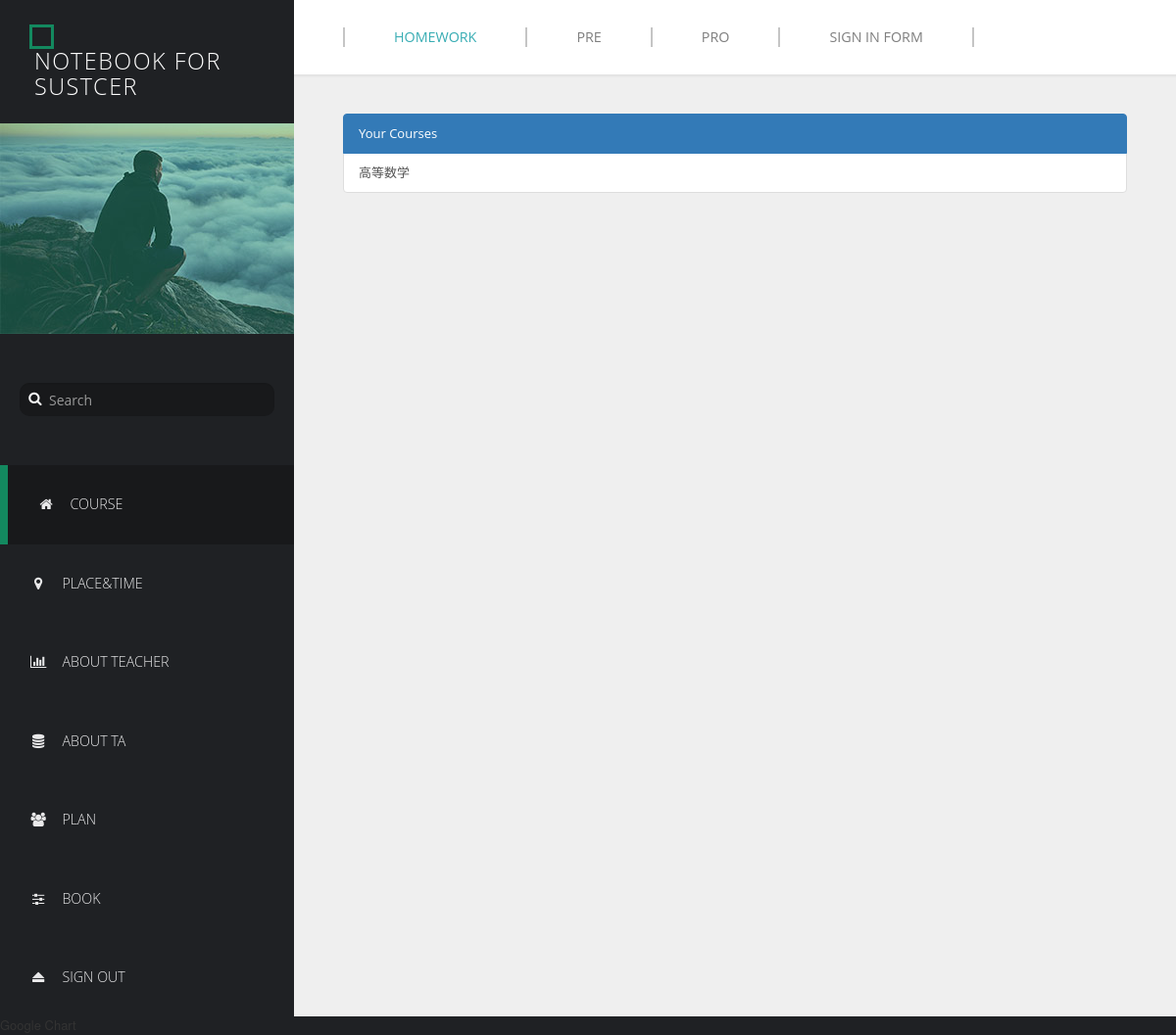
Before: / with the older database file.
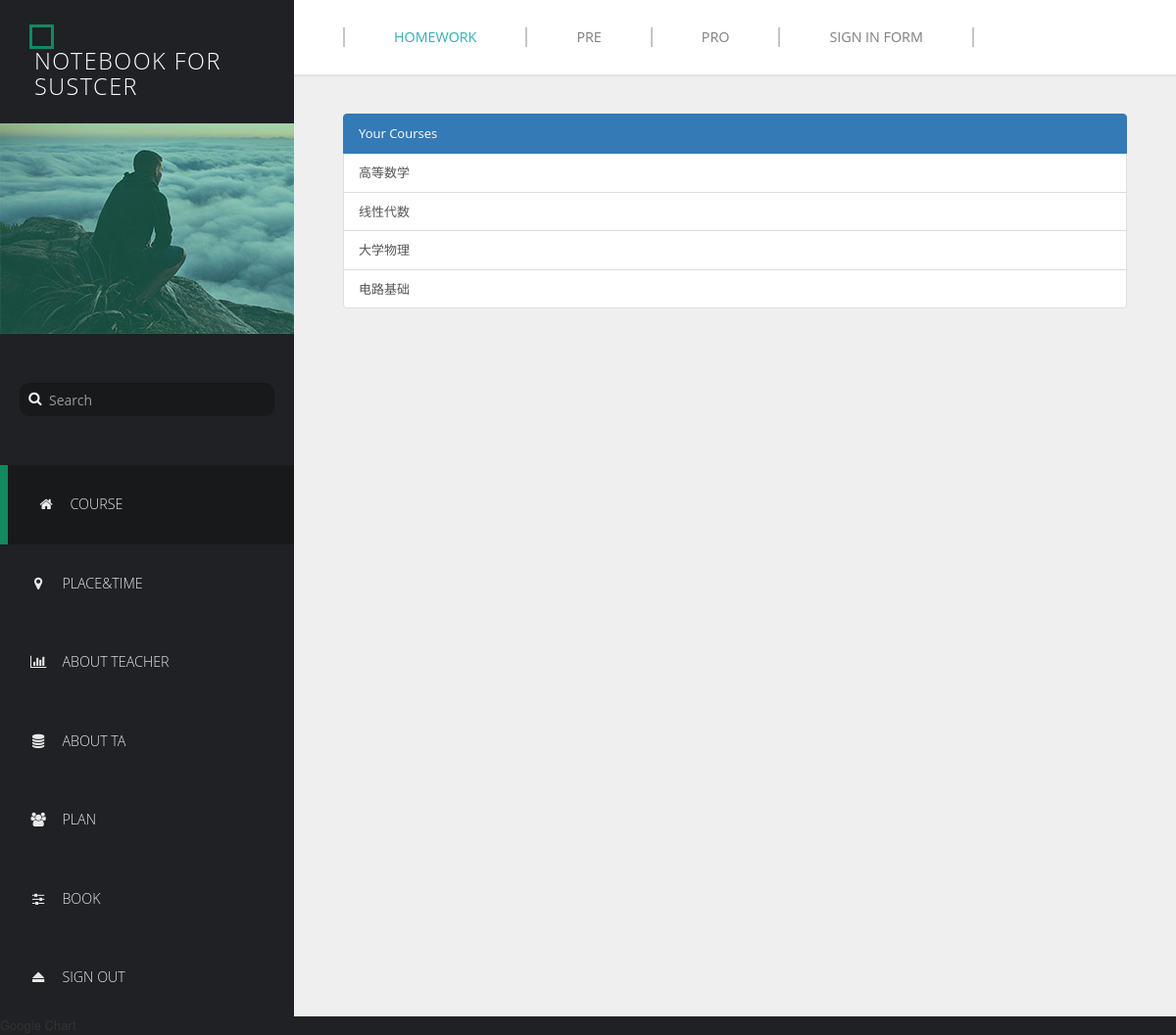
After: the same page with the newer database file.
### course/models.py (models this page shows, shortened)
class Course(models.Model):
    title = models.CharField(max_length=50, null=True)
    homework = models.ManyToManyField(Homework)

### course/views.py (the view)
# urls.py: 2. Add a URL to urlpatterns:  url(r'^$', views.home, name='home')
def home(request):
    course_list = Course.objects.all()
    return render(request, 'home.html', {'course_list': course_list})

### template/home.html
{% extends "base.html" %}
{% block content %}
<div class="list-group">
  <a href="#" class="list-group-item active">
    Your Courses
  </a>
  {% for course in course_list %}
        <a href="{% url 'course' %}" class="list-group-item">{{ course.title }}</a>
  {% endfor %}
</div>
{% endblock %}

### template/base.html (shortened to what this page needs)
{% load staticfiles %}
<!DOCTYPE html>
<html lang="en">
  <head>
    <link href="{% static 'seeu/css/font-awesome.min.css' %}" rel="stylesheet">
    <link href="{% static 'seeu/css/bootstrap.min.css' %}" rel="stylesheet">
    <link href="{% static 'seeu/css/templatemo-style.css' %}" rel="stylesheet">
  </head>
  <body>
    <div class="templatemo-flex-row">
      <div class="templatemo-sidebar">
        <header class="templatemo-site-header">
          <div class="square"></div>
          <h1>NoteBook For SUSTCER</h1>
        </header>
        <div class="profile-photo-container">
          <img src="{% static 'seeu/images/profile-photo.jpg' %}" alt="Profile Photo" class="img-responsive">
          <div class="profile-photo-overlay"></div>
        </div>
        <form class="templatemo-search-form" role="search">
          <div class="input-group">
              <button type="submit" class="fa fa-search"></button>
              <input type="text" class="form-control" placeholder="Search" name="srch-term" id="srch-term">
          </div>
        </form>
        <nav class="templatemo-left-nav">
          <ul>
            <li><a href="{% url 'home' %}" class="active"><i class="fa fa-home fa-fw"></i>Course</a></li>
              <li><a href="/"><i class="fa fa-map-marker fa-fw"></i>Place&Time</a></li>
            <li><a href="/"><i class="fa fa-bar-chart fa-fw"></i>About Teacher</a></li>
            <li><a href="/"><i class="fa fa-database fa-fw"></i>About TA</a></li>
              <li><a href="/"><i class="fa fa-users fa-fw"></i>PLAN</a></li>
            <li><a href="/"><i class="fa fa-sliders fa-fw"></i>BOOK</a></li>
            <li><a href="/"><i class="fa fa-eject fa-fw"></i>Sign Out</a></li>
          </ul>
        </nav>
      </div>
      <div class="templatemo-content col-1 light-gray-bg">
        <div class="templatemo-top-nav-container">
          <div class="row">
            <nav class="templatemo-top-nav col-lg-12 col-md-12">
              <ul class="text-uppercase">
                <li><a href="" class="active">homework</a></li>
                <li><a href="">PRE</a></li>
                <li><a href="">PRO</a></li>
                <li><a href="/">Sign in form</a></li>
              </ul>
            </nav>
          </div>
        </div>
          <div class="templatemo-content-container">
              {% block content %}
              {% endblock %}
          </div>
      </div>
    </div>
  </body>
</html>

### static/seeu/css/templatemo-style.css (style rules this page uses)
* { font-family: 'Open Sans', sans-serif; }
body { font-size: 13px; }
body, .templatemo-left-nav { background: #1f2124; }
h1, h2, h3 { margin: 0; }
ul { list-style-type: none; margin: 0; padding: 0; }
nav li { font-size: 1.1em; list-style: none; text-transform: uppercase; }
.light-gray-bg { background-color: #efefef; }
.templatemo-sidebar { width: 300px; }
.square { width: 25px; height: 25px; border: 3px solid #13895F; display: inline-block; vertical-align: middle; }
.templatemo-site-header { margin: 25px 30px; }
.templatemo-site-header h1 { color: white; display: inline-block; font-size: 1.8em; font-weight: 300; letter-spacing: 1.5px; margin: 0 5px; text-transform: uppercase; vertical-align: middle; }
.profile-photo-container { position: relative; }
.profile-photo-overlay { background-color: rgba(4, 152, 114, 0.35); position: absolute; top: 0; left: 0; width: 100%; height: 100%; transition: all 0.3s ease; }
.templatemo-search-form { font-size: 1.1em; margin: 50px 20px; }
.templatemo-search-form .input-group { width: 100%; }
.templatemo-search-form .input-group .form-control { background-color: #18191b; border: none; border-radius: 10px; color: #DDD; padding-left: 30px; }
.templatemo-search-form .input-group { position: relative; }
.fa-search { height:32px; width:32px; border: none; cursor: pointer; color:white; background:transparent; position:absolute; top: 0; left: 0; z-index: 100; }
.templatemo-left-nav li { font-weight: 300; }
.templatemo-left-nav a.active, .templatemo-left-nav a:hover { background: #18191b; border-left: 8px solid #13895F; }
.templatemo-left-nav a { color: #e9e9ea; display: block; padding: 30px; transition: all 0.3s ease; }
.templatemo-left-nav .fa { margin-right: 15px; }
.templatemo-top-nav-container { background-color: white; padding: 28px 50px; box-shadow: 0px 0px 2px 2px rgba(161, 159, 159, 0.18); }
.templatemo-top-nav li { float: left; list-style: none; }
.templatemo-top-nav a { color: #7f7f7f; display: block; padding: 0 50px; border-left: 2px solid #c5c5c5; }
.templatemo-top-nav li:last-child a { border-right: 2px solid #c5c5c5; }
.templatemo-top-nav a:hover, .templatemo-top-nav a.active { color: #39ADB4; }
.templatemo-content { margin-top: 0px; min-height: 600px; padding: 0; overflow-x: hidden; }
.templatemo-content-container { padding: 40px 50px; }
.templatemo-flex-row { display: -webkit-flex; display: -ms-flexbox; display: flex; }
.col-1 { -webkit-flex: 1; -ms-flex: 1; flex: 1; }
@media only screen and (min-width: 768px) { .templatemo-left-nav { display: block !important; } }

Changed rows visible on the page:
added Course: title "线性代数"
added Course: title "大学物理"
added Course: title "电路基础"
